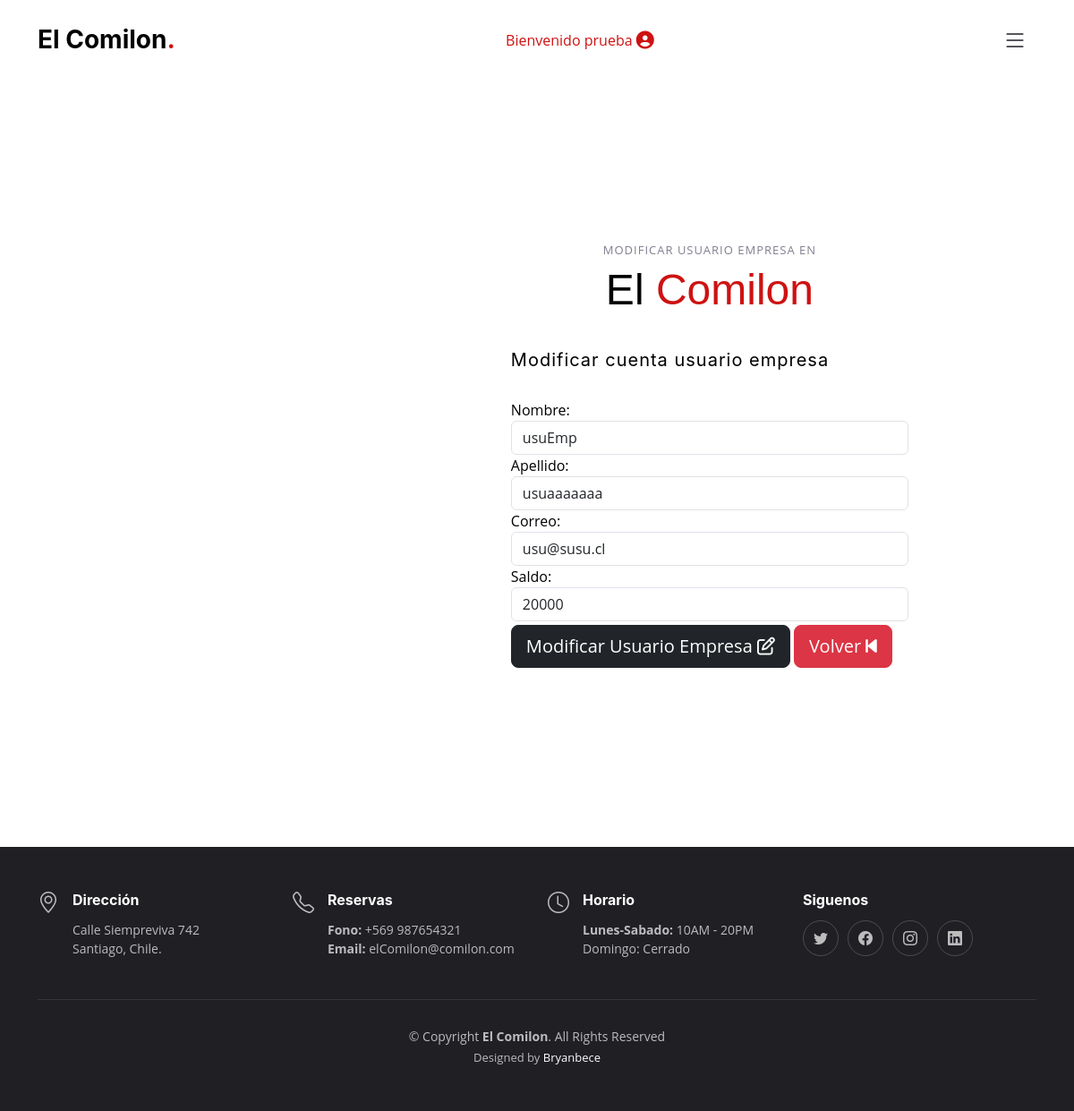
Screenshot of /modificar-usuario/2/ (signed in) with the database file from the repository.
### appweb/models.py (models this page shows, shortened)
class usuarioEmpresa(models.Model):
    nombre = models.CharField(max_length=50)
    apellido = models.CharField(max_length=50)
    correo = models.EmailField()
    contrasena = models.CharField(max_length=50)
    saldo = models.IntegerField(default=0)
    empresa = models.ForeignKey(User, on_delete=models.CASCADE, null=True, blank=True)
    estado = models.IntegerField(choices=list_estado_usuarioEmpresa, default=0)

### appweb/views.py (the view, shortened to what this page needs)
# urls.py: path('modificar-usuario/<int:usuario_empresa_id>/', views.modificar_usuario_empresa, name='modificar_usuario'),
@login_required(login_url='/accounts/login')
def modificar_usuario_empresa(request, usuario_empresa_id):
    usuario_empresa = usuarioEmpresa.objects.get(id=usuario_empresa_id)
    data = {
        'usuario_empresa': usuario_empresa
    }
    return render(request, 'mantenedor/modificarUsuarioEmp.html', data)

### appweb/templates/mantenedor/modificarUsuarioEmp.html (shortened to what this page needs)
{% extends 'baseAdmin.html' %}
{% load static %}
{% block contenido %}
<section>
    <div class="container py-5 h-100">
        <div class="row d-flex justify-content-center align-items-center h-100">
            <div class="col col-xl-10">
                <div>
                    <div class="row g-0">
                        <div class="col-md-6 col-lg-5 d-none d-md-block">
                        </div>
                        <div class="col-md-6 col-lg-7 d-flex align-items-center">
                            <div class="card-body p-4 p-lg-5 text-black">
                                <form class="row" id="RegisterForm" action="" method="POST">
                                    <div class="section-header">
                                        <h2>Modificar Usuario Empresa en</h2>
                                        <p>El <span>Comilon</span></p>
                                    </div>
                                    <h5 class="fw-normal mb-3 pb-3" style="letter-spacing: 1px">
                                        Modificar cuenta usuario empresa
                                    </h5>
                                    <div class="form-group">
                                        <label for="nombre">Nombre:</label>
                                        <input type="text" class="form-control" name="nombre" value="{{ usuario_empresa.nombre }}" required>
                                    </div>
                                    <div class="form-group">
                                        <label for="apellido">Apellido:</label>
                                        <input type="text" class="form-control" name="apellido" value="{{ usuario_empresa.apellido }}" required>
                                    </div>
                                    <div class="form-group">
                                        <label for="correo">Correo:</label>
                                        <input type="email" class="form-control" name="correo" value="{{ usuario_empresa.correo }}" required>
                                    </div>
                                    <div class="form-group">
                                        <label for="saldo">Saldo:</label>
                                        <input type="number" class="form-control" name="saldo" value="{{ usuario_empresa.saldo }}" required>
                                    </div>
                                    <div class="pt-1 mb-4">
                                        <button class="btn btn-dark btn-lg btn-block" type="submit">
                                            Modificar Usuario Empresa
                                            <i class="fa-regular fa-pen-to-square"></i>
                                        </button>
                                        <a href="{% url 'perfilEmpresa' %}" class="btn btn-danger btn-lg btn-block">Volver <i class="fa-solid fa-backward-step"></i></a>
                                    </div>
                                </form>
                            </div>
                        </div>
                    </div>
                </div>
            </div>
        </div>
    </div>
</section>
{% endblock %}

### appweb/templates/baseAdmin.html (shortened to what this page needs)
<!DOCTYPE html>
<html lang="es">
<head>
  <link href="https://cdn.jsdelivr.net/npm/bootstrap@5.3.0-alpha2/dist/css/bootstrap.min.css" rel="stylesheet"
 />
  <link rel="stylesheet" href="https://cdn.jsdelivr.net/npm/bootstrap-icons@1.10.4/font/bootstrap-icons.css" />
  {% load static %}
  <link rel="stylesheet" href="{% static 'css/style.css' %}">
  <link href="
  https://cdn.jsdelivr.net/npm/sweetalert2@11.7/dist/sweetalert2.min.css
  " rel="stylesheet">
</head>
<body>
  <header id="header" class="header fixed-top d-flex align-items-center">
    <div class="container d-flex align-items-center justify-content-between">
      <a href="{% url 'perfilAdministrador' %}" class="logo d-flex align-items-center me-auto me-lg-0">
        <h1>El Comilon<span>.</span></h1>
      </a>
      {% if user.is_authenticated %}
      <a class="button" disabled>Bienvenido {{user.username}} <i
          class="fa-solid fa-circle-user fa-lg"></i></a>
          {% endif %}
      <i class="mobile-nav-toggle mobile-nav-show bi bi-list"></i>
    </div>
  </header>
  <br><br>
  <main id="main" class="mt-5">
    <div id="contenido">
      {% block contenido %}
      {% endblock %}
    </div>
  </main>
  <footer id="footer" class="footer">
    <div class="container">
      <div class="row gy-3">
        <div class="col-lg-3 col-md-6 d-flex">
          <i class="bi bi-geo-alt icon"></i>
          <div>
            <h4>Dirección</h4>
            <p>
              Calle Siempreviva 742<br>
              Santiago, Chile.<br>
            </p>
          </div>
        </div>
        <div class="col-lg-3 col-md-6 footer-links d-flex">
          <i class="bi bi-telephone icon"></i>
          <div>
            <h4>Reservas</h4>
            <p>
              <strong>Fono:</strong> +569 987654321<br>
              <strong>Email:</strong> elComilon@comilon.com<br>
            </p>
          </div>
        </div>
        <div class="col-lg-3 col-md-6 footer-links d-flex">
          <i class="bi bi-clock icon"></i>
          <div>
            <h4>Horario</h4>
            <p>
              <strong>Lunes-Sabado: </strong>10AM - 20PM<br>
              Domingo: Cerrado
            </p>
          </div>
        </div>
        <div class="col-lg-3 col-md-6 footer-links">
          <h4>Siguenos</h4>
          <div class="social-links d-flex">
            <a href="#" class="twitter"><i class="bi bi-twitter"></i></a>
            <a href="#" class="facebook"><i class="bi bi-facebook"></i></a>
            <a href="#" class="instagram"><i class="bi bi-instagram"></i></a>
            <a href="#" class="linkedin"><i class="bi bi-linkedin"></i></a>
          </div>
        </div>
      </div>
    </div>
    <div class="container">
      <div class="copyright">
        &copy; Copyright <strong><span>El Comilon</span></strong>. All Rights Reserved
      </div>
      <div class="credits">
        Designed by <a href="https://github.com/bryanbece" target="_blank">Bryanbece</a>
      </div>
    </div>
  </footer>
</body>
</html>

### appweb/static/css/style.css (style rules this page uses)
:root { --font-default: "Open Sans", system-ui, -apple-system, "Segoe UI", Roboto, "Helvetica Neue", Arial, "Noto Sans", "Liberation Sans", sans-serif, "Apple Color Emoji", "Segoe UI Emoji", "Segoe UI Symbol", "Noto Color Emoji"; --font-primary: "Amatic SC", sans-serif; --font-secondary: "Inter", sans-serif; }
:root { --color-default: #212529; --color-primary: #ce1212; --color-secondary: #37373f; }
:root { scroll-behavior: smooth; }
body { font-family: var(--font-default); color: var(--color-default); }
a { color: var(--color-primary); text-decoration: none; }
h1, h2, h3, h4, h5, h6 { font-family: var(--font-secondary); }
section { overflow: hidden; padding: 80px 0; }
.section-header { text-align: center; padding-bottom: 30px; }
.section-header h2 { font-size: 13px; letter-spacing: 1px; font-weight: 400; margin: 0; padding: 0; color: #7f7f90; text-transform: uppercase; font-family: var(--font-default); }
.section-header p { margin: 0; font-size: 48px; font-weight: 400; font-family: var(--font-primary); }
.section-header p span { color: var(--color-primary); }
.header { background: #fff; transition: all 0.5s; z-index: 997; height: 90px; border-bottom: 1px solid #fff; }
.header .logo h1 { font-size: 28px; font-weight: 700; color: #000; margin: 0; font-family: var(--font-secondary); }
.header .logo h1 span { color: var(--color-primary); }
section { scroll-margin-top: 90px; }
@media (max-width: 1279px) { .mobile-nav-show { color: var(--color-secondary); font-size: 28px; cursor: pointer; line-height: 0; transition: 0.5s; z-index: 9999; margin: 0 10px 0 20px; } }
.footer { font-size: 14px; background-color: #1f1f24; padding: 50px 0; color: rgba(255, 255, 255, 0.7); }
.footer .icon { margin-right: 15px; font-size: 24px; line-height: 0; }
.footer h4 { font-size: 16px; font-weight: bold; position: relative; padding-bottom: 5px; color: #fff; }
.footer .footer-links { margin-bottom: 30px; }
.footer .social-links a { display: flex; align-items: center; justify-content: center; width: 40px; height: 40px; border-radius: 50%; border: 1px solid rgba(255, 255, 255, 0.2); font-size: 16px; color: rgba(255, 255, 255, 0.7); margin-right: 10px; transition: 0.3s; }
.footer .copyright { text-align: center; padding-top: 30px; border-top: 1px solid rgba(255, 255, 255, 0.1); }
.footer .credits { padding-top: 4px; text-align: center; font-size: 13px; }
.footer .credits a { color: #fff; }

### rows the page displays
usuarioEmpresa: nombre "usuEmp", apellido "usuaaaaaaa", correo "usu@susu.cl", saldo "20000"

### other values shown
{{ user.username }} "prueba"
